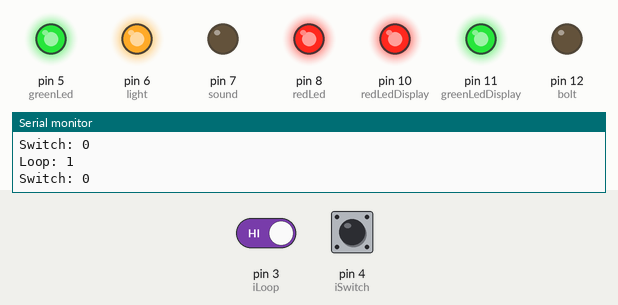
A sketch run on a simulated Arduino Uno, built with avr-gcc and run on an emulated ATmega328P. On the bench: output pins drawn as LEDs (lit = HIGH), the last lines printed to the serial monitor. Dashed ring = blinking. Inputs (shaded band) come from the test bench; at power-on: pin 4 (iSwitch) LOW, pin 3 (iLoop) HIGH.

Above: at 1.2 s.
1.3 s: pin 4 (iSwitch) pulled HIGH for 0.15 s
At 3.3 s:
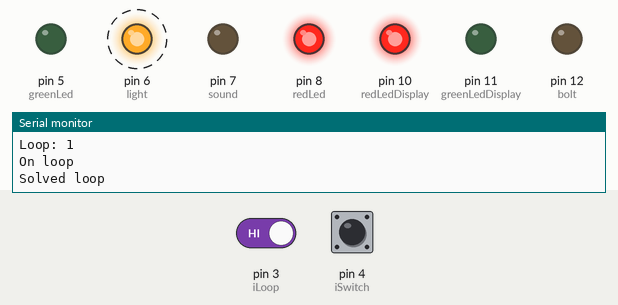
9.1 s: pin 4 (iSwitch) pulled HIGH for 1 s
At 10.19 s:
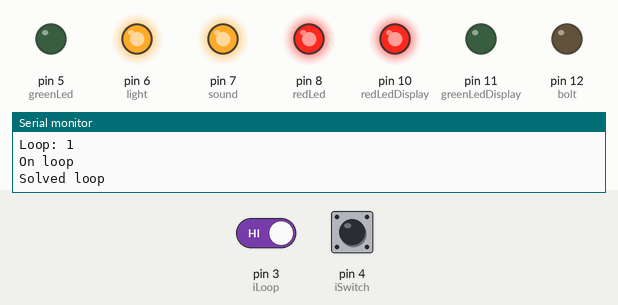
13.1 s: pin 3 (iLoop) driven LOW and pin 4 (iSwitch) driven HIGH
At 15.1 s:
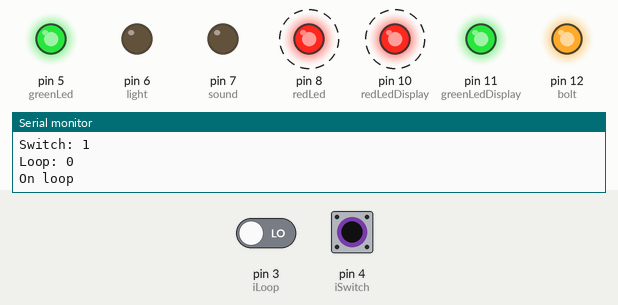
16.1 s: pin 3 (iLoop) driven HIGH
At 16.4 s:
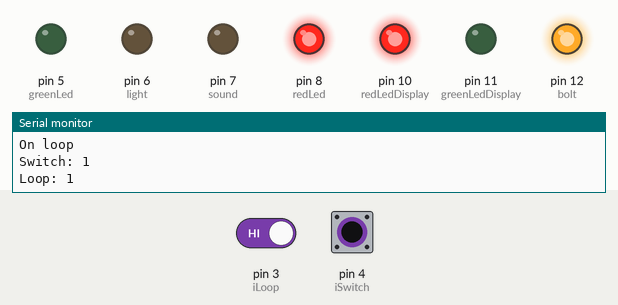
19.1 s: pin 4 (iSwitch) driven LOW
At 20.2 s:
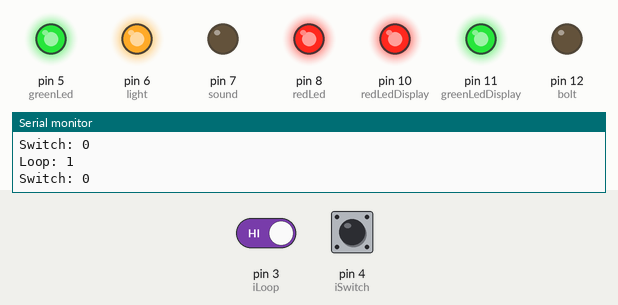
Timing chart, 0 to 22.1 s (numbered marks = the images above; inputs shaded):
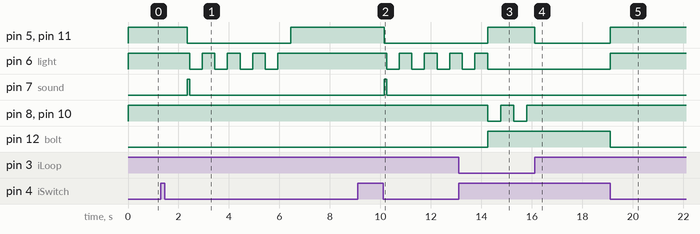

The sketch:

Chair_Puzzle.ino
```cpp
// Inputs
#define iLoop 3
#define iSwitch 4

// Outputs
#define redLed 8
#define sound 7
#define light 6
#define greenLed 5

#define greenLedDisplay 11
#define redLedDisplay 10

#define bolt 12

// Switch states
bool loopHigh = false;
bool switchHigh = false;

int lastTime = 0;
bool blinkState = false;

bool done = false;

void setup() {
  Serial.begin(9600);

  Serial.println("[*] Setting pinmodes");
  // Inputs
  pinMode(iLoop, INPUT);
  pinMode(iSwitch, INPUT);

  // Outputs
  pinMode(redLed, OUTPUT);
  pinMode(sound, OUTPUT);
  pinMode(light, OUTPUT);
  pinMode(greenLed, OUTPUT);
  pinMode(greenLedDisplay, OUTPUT);
  pinMode(redLedDisplay, OUTPUT);
  pinMode(bolt, OUTPUT);

  Serial.println("[*] Pulling outputs low");
  digitalWrite(redLed, HIGH);
  digitalWrite(sound, LOW);
  digitalWrite(light, HIGH);
  digitalWrite(greenLed, HIGH);
  digitalWrite(greenLedDisplay, HIGH);
  digitalWrite(redLedDisplay, HIGH);
  digitalWrite(bolt, LOW);
  Serial.println("[*] Starting main loop");
}

void loop() {
  Serial.println("Switch: " + String(digitalRead(iSwitch)));
  Serial.println("Loop: " + String(digitalRead(iLoop)));
  if(digitalRead(iSwitch)) {
    Serial.println("On loop");
    if(!digitalRead(iLoop)) {
      if((millis() - lastTime) > 500) {
        Serial.println("Blink");
        if(blinkState) {
          digitalWrite(redLed, HIGH);
          digitalWrite(redLedDisplay, HIGH);
        } else {
          digitalWrite(redLed, LOW);
          digitalWrite(redLedDisplay, LOW);
        }
        blinkState = !blinkState;
        lastTime = millis();
      }
    } else {
      digitalWrite(redLed, HIGH);
      digitalWrite(redLedDisplay, HIGH);
    }


    if(digitalRead(iLoop)) {
      if(!done) {
       Serial.println("Solved loop");
      digitalWrite(redLed, HIGH);
      digitalWrite(redLedDisplay, HIGH);
      delay(1000);
      digitalWrite(greenLed, LOW);
      digitalWrite(greenLedDisplay, LOW);
      digitalWrite(sound, HIGH);
      delay(100);
      digitalWrite(sound, LOW);
      digitalWrite(light, LOW);
      delay(500);
      digitalWrite(light, HIGH);
      delay(500);
      digitalWrite(light, LOW);
      delay(500);
      digitalWrite(light, HIGH);
      delay(500);
      digitalWrite(light, LOW);
      delay(500);
      digitalWrite(light, HIGH);
      delay(500);
      digitalWrite(light, LOW);
      delay(500);
      digitalWrite(light, HIGH);
      delay(500);
      digitalWrite(light, LOW);
      digitalWrite(bolt, HIGH);
      done = true;
    }
    digitalWrite(greenLed, LOW);
    digitalWrite(greenLedDisplay, LOW);
  } else {
    digitalWrite(greenLed, HIGH);
    digitalWrite(greenLedDisplay, HIGH);
  }

  } else {
    digitalWrite(redLed, HIGH);
    digitalWrite(redLedDisplay, HIGH);
    digitalWrite(greenLed, HIGH);
    digitalWrite(greenLedDisplay, HIGH);
    digitalWrite(redLedDisplay, HIGH);
    digitalWrite(light, HIGH);
    digitalWrite(bolt, LOW);
    done = false;
  }

}
```

Measured:
- after the input at 1.3 s, pin 5 (greenLed), pin 11 (greenLedDisplay): HIGH → LOW after 1.0 s, → HIGH 4.1 s later; pin 6 (light): alternates HIGH for 0.50 s and LOW for 0.50 s, 8 changes in all, then stays HIGH, starting after 1.1 s; pin 7 (sound): LOW → HIGH after 1.0 s, → LOW 0.10 s later
- after the input at 9.1 s, pin 5 (greenLed), pin 11 (greenLedDisplay): HIGH → LOW after 1.0 s; pin 6 (light): alternates HIGH for 0.50 s and LOW for 0.50 s, starting after 1.1 s; pin 7 (sound): LOW → HIGH after 1.0 s, → LOW 0.10 s later
- after the input at 13.1 s, pin 8 (redLed), pin 10 (redLedDisplay): alternates HIGH for 0.52 s and LOW for 0.52 s, starting after 1.1 s; pin 12 (bolt): LOW → HIGH after 1.1 s
- after the input at 16.1 s, pin 5 (greenLed), pin 11 (greenLedDisplay): HIGH → LOW at once; pin 8 (redLed), pin 10 (redLedDisplay): stops changing and stays HIGH
- after the input at 19.1 s, pin 5 (greenLed), pin 6 (light), pin 11 (greenLedDisplay): LOW → HIGH at once; pin 12 (bolt): HIGH → LOW at once
